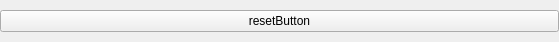
<?xml version="1.0" encoding="UTF-8"?>
<ui version="4.0">
 <class>ResettableItem</class>
 <widget class="QWidget" name="ResettableItem">
  <property name="geometry">
   <rect>
    <x>0</x>
    <y>0</y>
    <width>559</width>
    <height>42</height>
   </rect>
  </property>
  <property name="windowTitle">
   <string notr="true">ResettableItem</string>
  </property>
  <layout class="QHBoxLayout" name="horizontalLayout">
   <property name="leftMargin">
    <number>0</number>
   </property>
   <property name="topMargin">
    <number>0</number>
   </property>
   <property name="rightMargin">
    <number>0</number>
   </property>
   <property name="bottomMargin">
    <number>0</number>
   </property>
   <item>
    <widget class="QPushButton" name="resetButton">
     <property name="text">
      <string>resetButton</string>
     </property>
    </widget>
   </item>
  </layout>
 </widget>
 <resources/>
 <connections/>
</ui>
